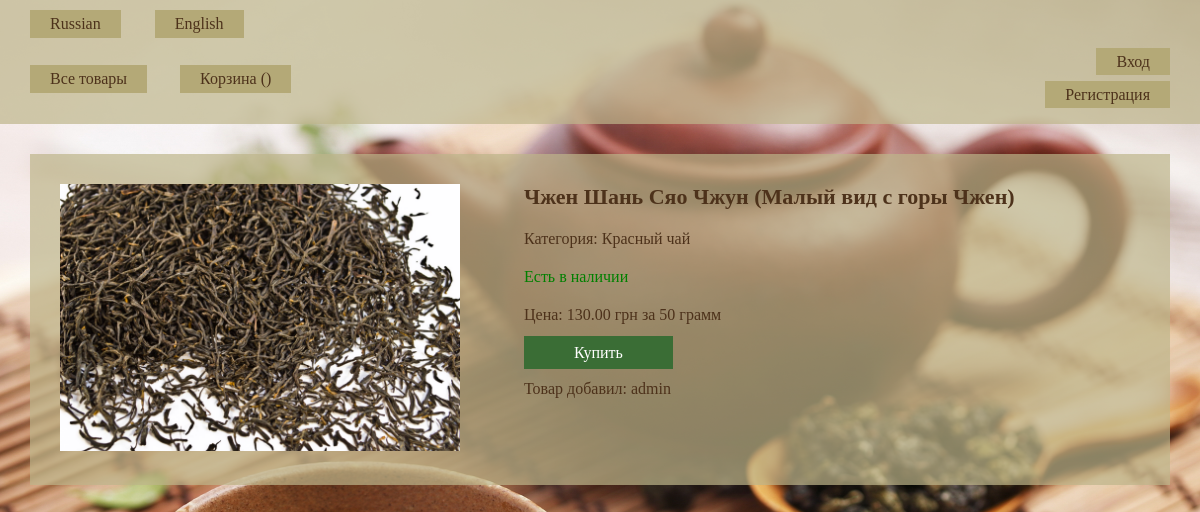
/en/tea/product/5/, run on the app's committed database.
### tea/models.py (models this page shows, shortened)
class Product(models.Model):
    name = models.CharField(max_length=100)
    category = models.ForeignKey(Category, on_delete=models.CASCADE)
    price = models.DecimalField(max_digits=10, decimal_places=2)
    quantity = models.PositiveIntegerField()
    photo = models.ImageField(default='None', upload_to='products_photo/')
    user = models.ForeignKey(User, null=True)

class Category(models.Model):
    name = models.CharField(max_length=100)
    def __str__(self):
        return str(self.name)

### tea/views.py (the view)
# urls.py: url(r'^product/(?P<id>\d+)/$', ProductDetail.as_view(), name='product_detail'),
class ProductDetail(DetailView):
    model = Product
    pk_url_kwarg = 'id'
    template_name = 'product.html'
    def get_context_data(self, **kwargs):
        context = super(ProductDetail, self).get_context_data(**kwargs)
        context['cart'] = Cart(self.request)
        return context

### templates/product.html (shortened to what this page needs)
{% extends "base.html" %}
{% load i18n %}
{% block content %}
    <div class="product_overview">
        <img src="{{ product.photo.url }}">
        <div class="details">
            <h1>{{ product.name }}</h1>
            <p>{% trans "Категория" %}: {{ product.category }}</p>
            {% if product.quantity > 0 %}
                <p class="yes">{% trans "Есть в наличии" %}</p>
            {% else %}
                <p class="no">{% trans "Нет в наличии" %}</p>
            {% endif %}
            <p>{% blocktrans with prod_price=product.price %}Цена: {{ prod_price }} грн за 50 грамм{% endblocktrans %}</p>
            {% if product.quantity >= 50  %}
                <a href="{% url 'add_to_cart' id=product.id %}" class="add_to_cart_btn enabled">{% trans "Купить" %}</a>
            {% else %}
                <a href="" class="add_to_cart_btn disabled">{% trans "Купить" %}</a>
            {% endif %}
            <br><br>
            <p>{% trans "Товар добавил" %}: {{product.user}}</p>
        </div>
    </div>
{% endblock %}

### static/css/style.css (style rules this page uses)
html, body, div, span, a, img, strong, b, u, i, ol, ul, li, form, label, table, tbody, thead, tr, th, td, article, aside, footer, header, menu, nav, h1,h2,h3, p { margin: 0; padding: 0; border: 0; }
html, body { height: 100%; width: 100%; }
body { background: url(../images/back.jpg) no-repeat; background-size: cover; background-attachment: fixed; }
.product_overview { width: 95%; margin: 30px; background-color: rgba(190, 181, 138, 0.7); }
.product_overview img { margin: 30px; width: 400px; display: inline-block; }
.details { margin: 30px; display: inline-block; vertical-align: top; max-width: 600px; color: #4d321b; }
.details h1 { font-size: 22px; margin-bottom: 20px; }
.details p { margin-bottom: 20px; }
.details .yes { color: #008000; }
.add_to_cart_btn { text-decoration: none; padding: 8px 50px; font-size: 16px; background-color: #3a6d35; color: #fff; -moz-transition: background-color 0.3s 0.1s ease; -o-transition: background-color 0.3s 0.1s ease; -webkit-transition: background-color 0.3s 0.1s ease; }

### data on the page
Product: photo (picture), name "Чжен Шань Сяо Чжун (Малый вид с горы Чжен)", category "Красный чай", user "admin"

### other printed values
{{ lang_name }} "Russian" "English"
